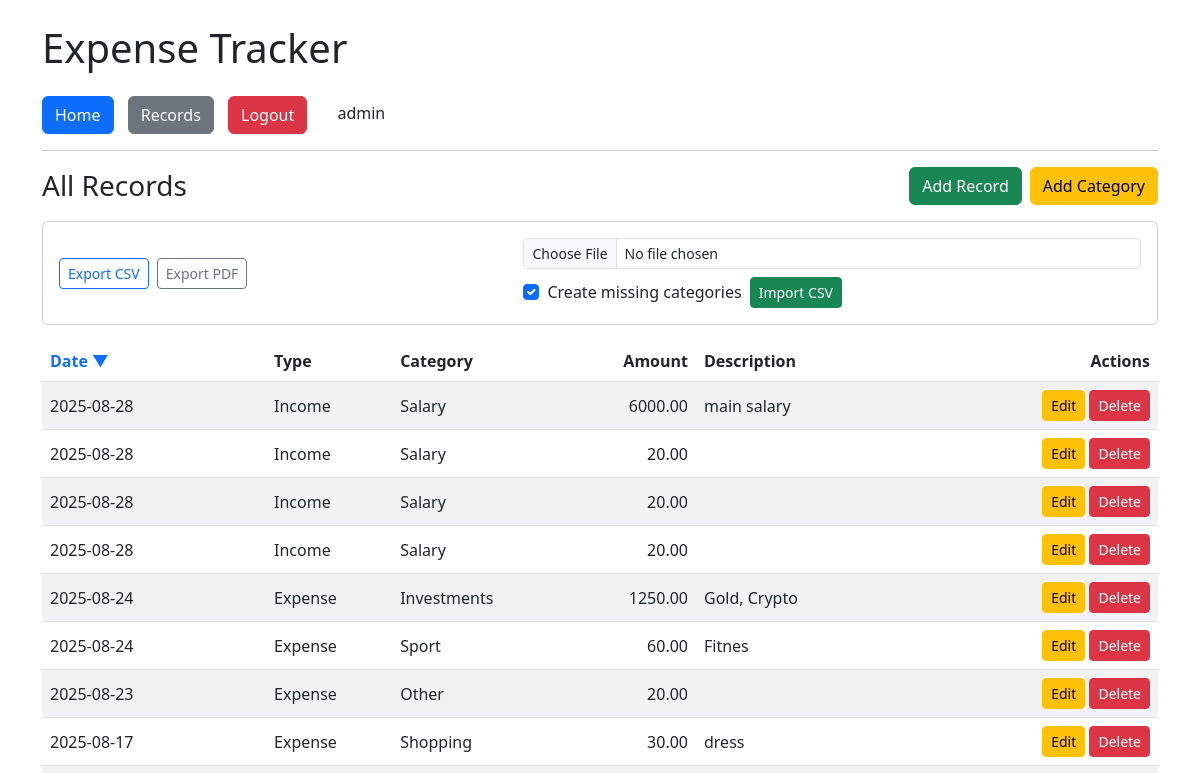
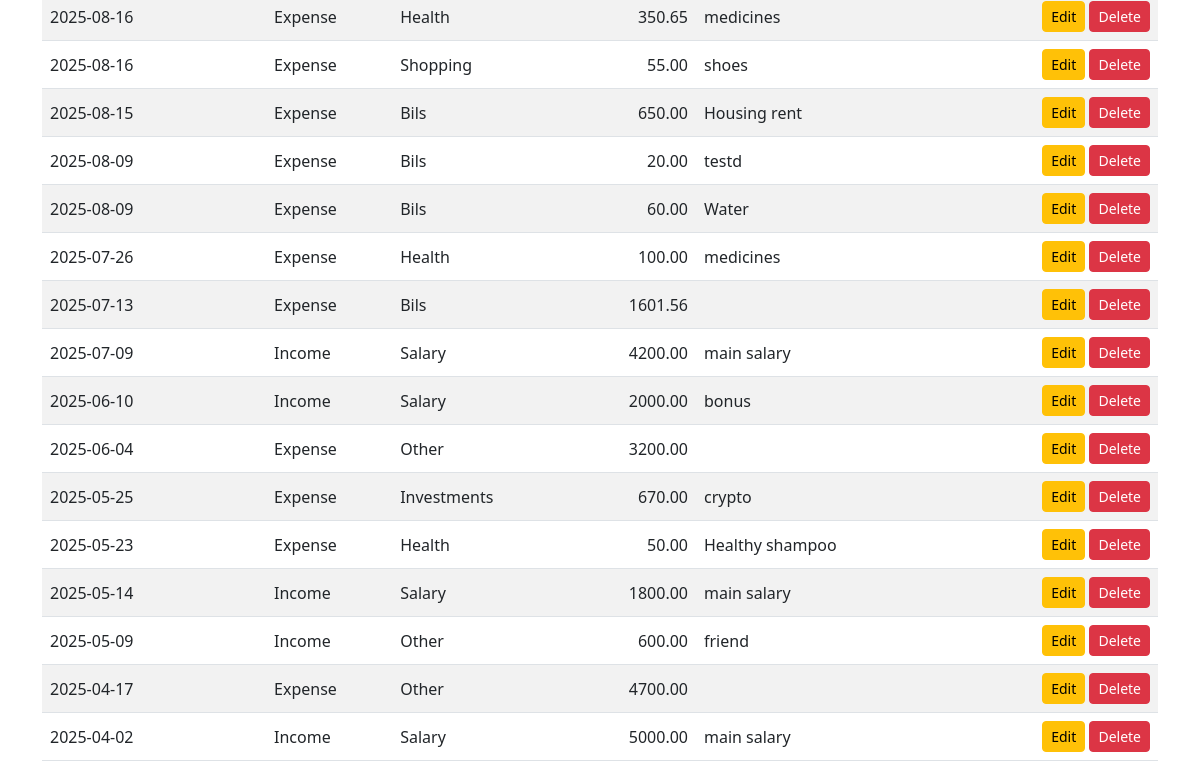
/records/ (signed in), run on an earlier commit of the app's database (2 pictures, top to bottom).
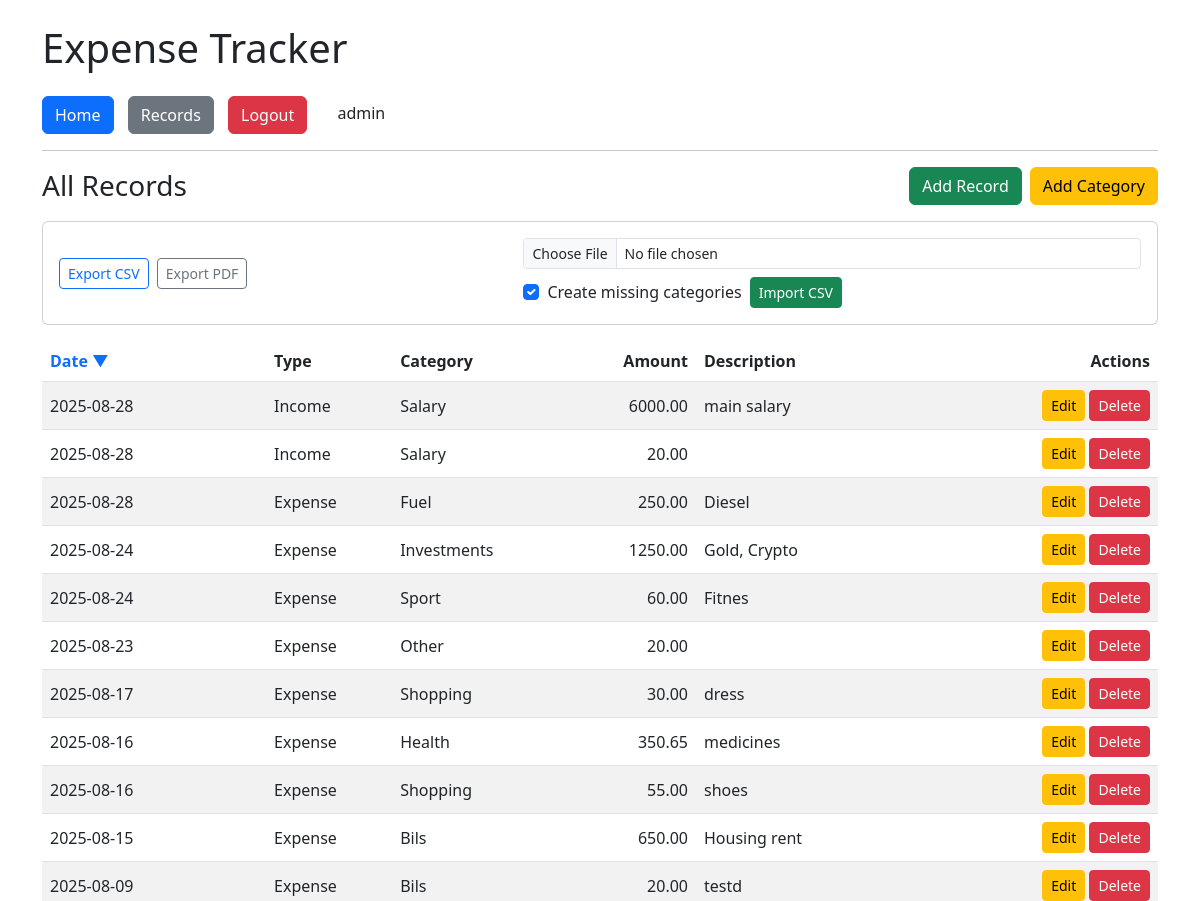
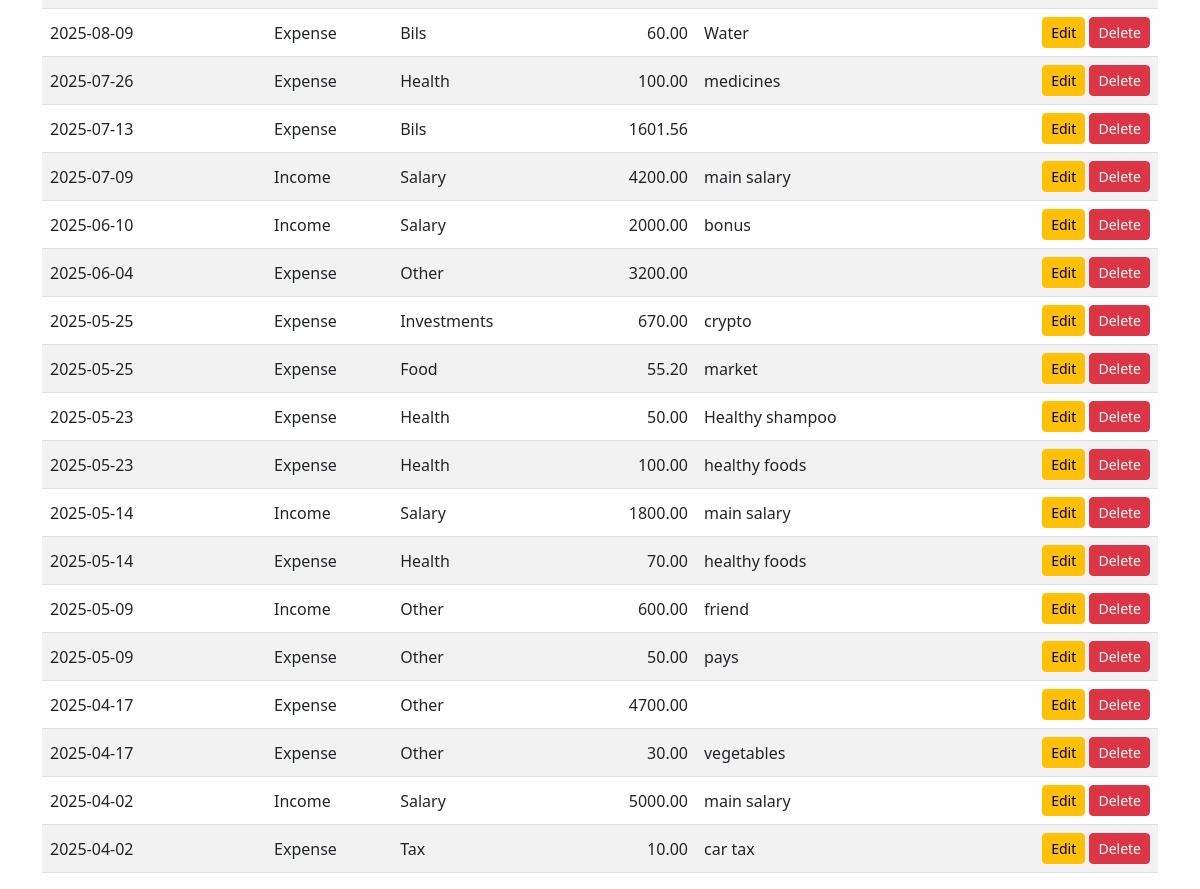
And on a later commit of the database (2 pictures, top to bottom).
### models/models.py (models this page shows)
class User(db.Model, UserMixin):
    id = db.Column(db.Integer, primary_key=True)
    username = db.Column(db.String(50), unique=True, nullable=False)
    password = db.Column(db.String(200), nullable=False)
    records = db.relationship("Record", backref="user", lazy=True)
    categories = db.relationship("Category", backref="user", lazy=True)

class Record(db.Model):
    id = db.Column(db.Integer, primary_key=True)
    date = db.Column(db.String(20), nullable=False)
    type = db.Column(db.String(10), nullable=False)
    category = db.Column(db.String(50), nullable=False)
    amount = db.Column(db.Float, nullable=False)
    description = db.Column(db.String(200))
    user_id = db.Column(db.Integer, db.ForeignKey("user.id"), nullable=False)

### routes/records.py (the view)
@records_bp.route("/")
@login_required
def list_records():
    sort = request.args.get("sort", "desc")
    q = Record.query.filter_by(user_id=current_user.id)
    if sort == "asc":
        records = q.order_by(Record.date.asc()).all()
    else:
        records = q.order_by(Record.date.desc()).all()
    return render_template("records.html", records=records, sort=sort)

### app.py (called while the page is built)
def create_app():
    app = Flask(__name__)
    app_env = os.environ.get("APP_ENV", "development").lower()
    if app_env == "production":
        app.config.from_object(ProdConfig)
    else:
        app.config.from_object(DevConfig)
    db.init_app(app)
    from routes.auth import auth_bp
    from routes.home import home_bp
    from routes.records import records_bp
    from routes.categories import categories_bp
    app.register_blueprint(auth_bp)
    app.register_blueprint(home_bp)
    app.register_blueprint(records_bp)
    app.register_blueprint(categories_bp)
    login_manager = LoginManager()
    login_manager.init_app(app)
    login_manager.login_view = "auth.login"
    @login_manager.user_loader
    def load_user(user_id):
        return User.query.get(int(user_id))
    return app

### templates/records.html
{% extends "base.html" %}
{% block content %}
<div class="d-flex flex-wrap justify-content-between align-items-center mb-3">
 	<h3 class="mb-2 mb-md-0">All Records</h3>
 	<div class="d-flex gap-2">
 		<a href="{{ url_for('records.add_record') }}" class="btn btn-success">Add Record</a>
		<a href="{{ url_for('categories.add_category') }}" class="btn btn-warning">Add Category</a>
	</div>
</div>
<div class="card mb-3">
	<div class="card-body d-flex flex-wrap align-items-center gap-2">
		<a href="{{ url_for('records.export_csv') }}" class="btn btn-outline-primary btn-sm">Export CSV</a>
		<a href="{{ url_for('records.export_pdf') }}" class="btn btn-outline-secondary btn-sm">Export PDF</a>
		<form class="d-flex flex-wrap align-items-center gap-2 ms-auto"
			action="{{ url_for('records.import_csv') }}"
			method="POST" enctype="multipart/form-data">
			<input type="file" name="file" accept=".csv"
				class="form-control form-control-sm" required>
			<div class="form-check">
				<input class="form-check-input" type="checkbox" id="createCats" name="create_missing_categories" checked>
				<label class="form-check-label" for="createCats">Create missing categories</label>
			</div>
			<button class="btn btn-success btn-sm" type="submit">Import CSV</button>
		</form>
	</div>
</div>
{% if records|length == 0 %}
	<div class="alert alert-info">No records yet. Use <b>Add Record</b> to create your first entry.</div>
{% else %}
	<table class="table table-striped table-hover align-middle">
		<thead>
			<tr>
				<th style="min-width:140px">
					<a href="{{ url_for('records.list_records', sort='asc' if sort=='desc' else 'desc') }}"
						class="text-decoration-none">
			            Date
						{% if sort == 'asc' %}
							▲
						{% else %}
							▼
						{% endif %}
					</a>
				</th>
				<th>Type</th>
				<th>Category</th>
				<th class="text-end">Amount</th>
				<th>Description</th>
				<th class="text-end" style="min-width:140px">Actions</th>
			</tr>
		</thead>
	<tbody>
		{% for r in records %}
		<tr>
			<td>{{ r.date }}</td>
			<td>{{ r.type|title }}</td>
			<td>{{ r.category }}</td>
			<td class="text-end">{{ "%.2f"|format(r.amount) }}</td>
			<td>{{ r.description }}</td>
			<td class="text-end">
			<a href="{{ url_for('records.edit_record', id=r.id) }}" class="btn btn-warning btn-sm">Edit</a>
			<form action="{{ url_for('records.delete_record', id=r.id) }}"
				method="POST" style="display:inline;">
				<button type="submit" class="btn btn-danger btn-sm"
					onclick="return confirm('Delete this record?');">
					Delete
				</button>
			</form>
			</td>
		</tr>
		{% endfor %}
	</tbody>
	</table>
{% endif %}
{% endblock %}

### templates/base.html (shortened to what this page needs)
<!DOCTYPE html>
<html>
<head>
	<link rel="stylesheet" href="{{ url_for('static', filename='css/style.css') }}">
	<link rel="stylesheet" href="https://cdn.jsdelivr.net/npm/bootstrap@5.3.0/dist/css/bootstrap.min.css">
</head>
<body class="container mt-4">
	<h1 class="mb-4">Expense Tracker</h1>
	<nav>
		<a href="{{ url_for('home.index') }}" class="btn btn-primary">Home</a>
		<a href="{{ url_for('records.list_records') }}" class="btn btn-secondary">Records</a>
		{% if current_user.is_authenticated %}
        <a href="{{ url_for('auth.logout') }}" class="btn btn-danger">Logout</a>
        <span class="ms-3">{{ current_user.username }}</span>
    	{% else %}
        <a href="{{ url_for('auth.login') }}" class="btn btn-success">Login</a>
        <a href="{{ url_for('auth.register') }}" class="btn btn-info">Register</a>
    {% endif %}
	</nav>
	<hr>
	{% block content %}{% endblock %}
</body>
</html>

### static/css/style.css (style rules this page uses)
body { background-color: #f8f9fa; font-family: Arial, sans-serif; }
h1, h3 { color: #333; }
nav a { margin-right: 10px; }
.card { border-radius: 12px; }

What changed in the data, as far as the page shows it:
removed Record: date "2025-08-28", type "Income", category "Salary", amount "20.00"
removed Record: date "2025-08-28", type "Income", category "Salary", amount "20.00"
added Record: date "2025-08-28", type "Expense", category "Fuel", amount "250.00", description "Diesel"
added Record: date "2025-05-25", type "Expense", category "Food", amount "55.20", description "market"
added Record: date "2025-05-23", type "Expense", category "Health", amount "100.00", description "healthy foods"
added Record: date "2025-05-14", type "Expense", category "Health", amount "70.00", description "healthy foods"
added Record: date "2025-05-09", type "Expense", category "Other", amount "50.00", description "pays"
added Record: date "2025-04-17", type "Expense", category "Other", amount "30.00", description "vegetables"
added Record: date "2025-04-02", type "Expense", category "Tax", amount "10.00", description "car tax"
